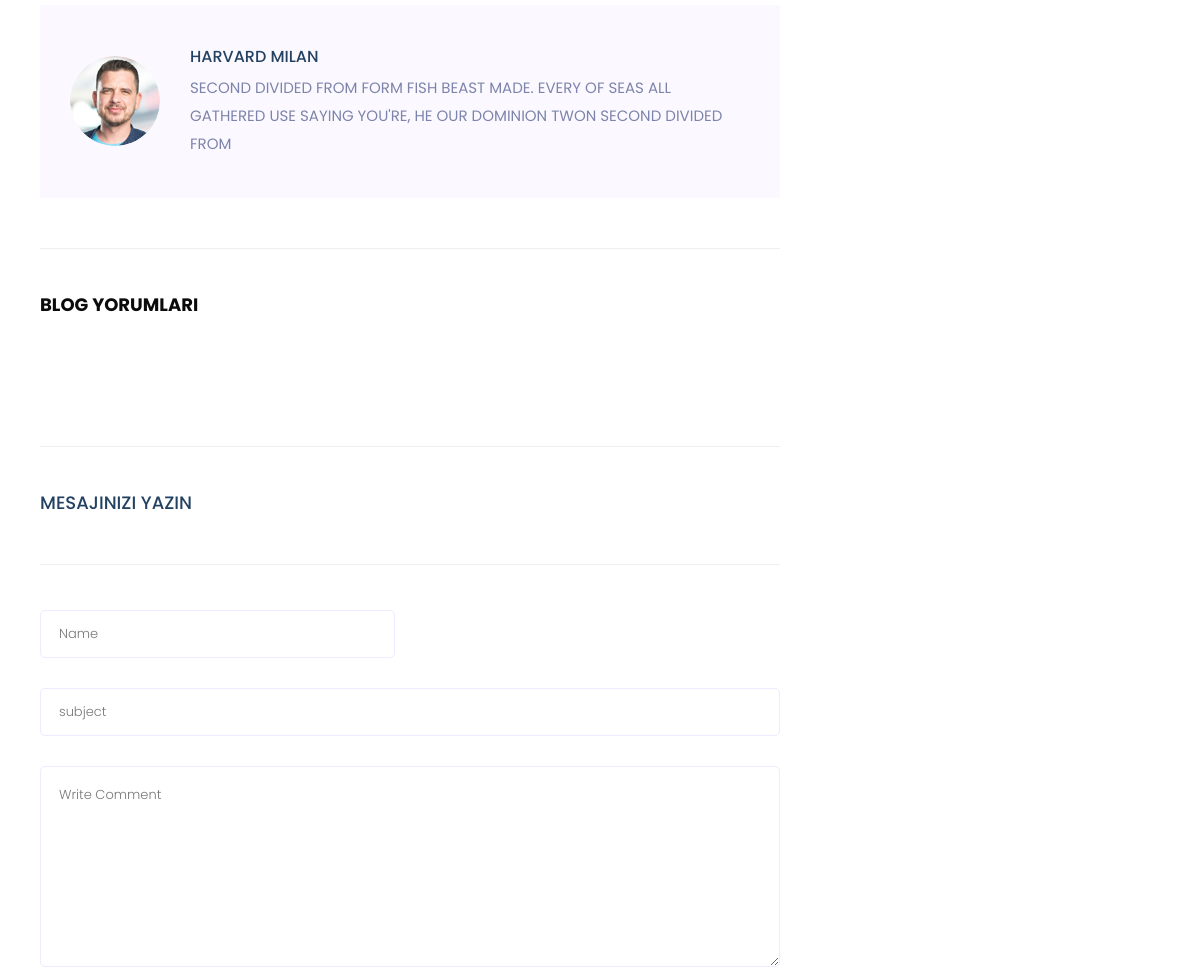
Before: /product/6/Super-Lig-27-hafta-degerlendirme/ (middle part) with the older database file.
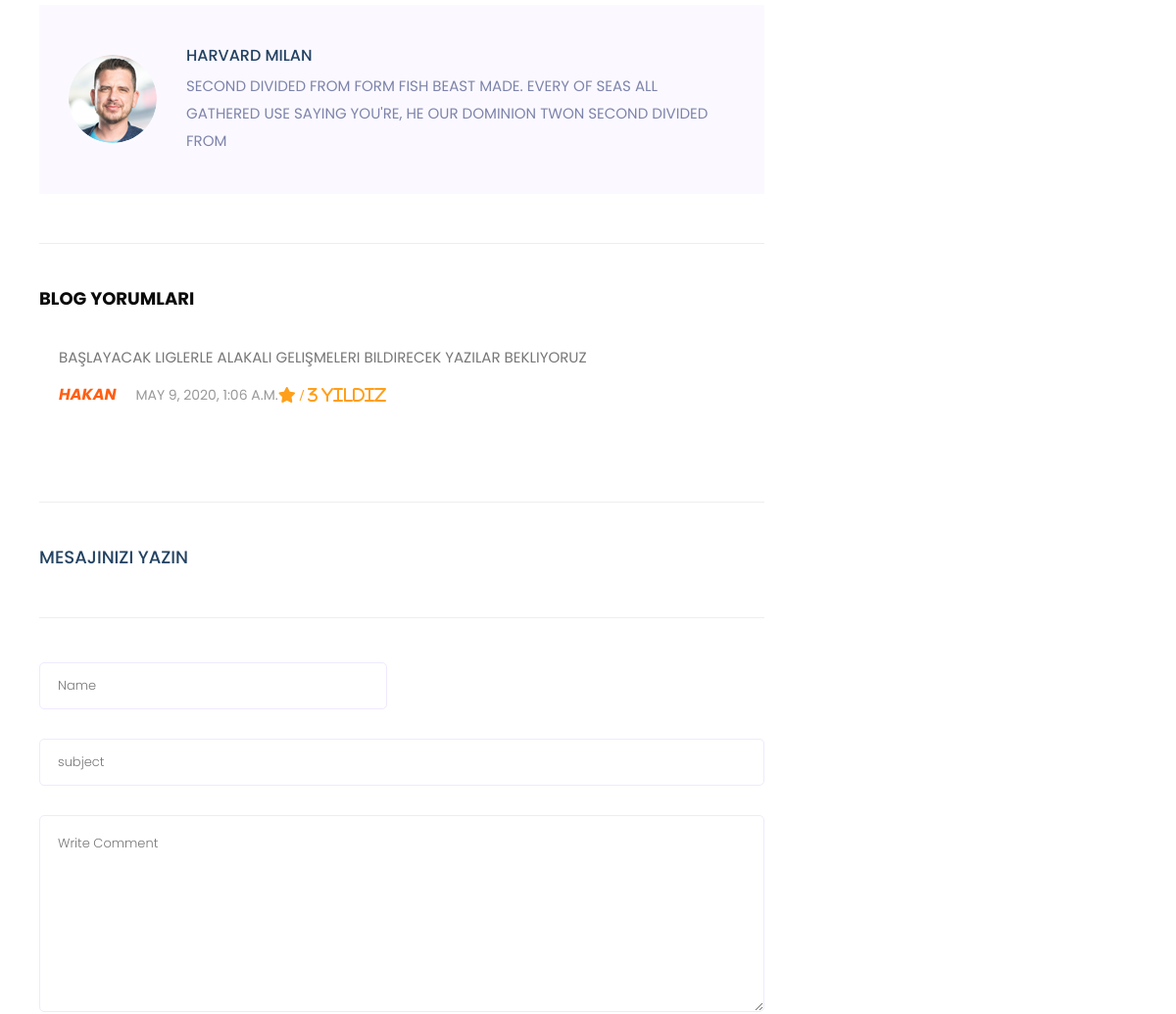
After: the same page with the newer database file.
### product/models.py (models this page shows, shortened)
class Comment(models.Model):
    STATUS = (
        ('New','Yeni'),
        ('True','Evet'),
        ('False','Hayır')
    )
    product=models.ForeignKey(Product,on_delete=models.CASCADE)
    user=models.ForeignKey(User,on_delete=models.CASCADE)
    subject= models.CharField(max_length=50)
    comment=models.TextField(max_length=200,blank=True)
    rate=models.IntegerField(blank=True)
    status=models.CharField(max_length=10,choices=STATUS,default='New')
    ip=models.CharField(blank=True,max_length=20)
    create_at=models.DateTimeField(auto_now_add=True)
    update_at=models.DateTimeField(auto_now_add=True)

### home/views.py (the view)
# urls.py: path('product/<int:id>/<slug:slug>/', views.product_detail, name ='product_detail'),
def product_detail(request,id,slug):
    category = Category.objects.all()
    product = Product.objects.get(pk=id)
    images  = Images.objects.filter(product_id=id)
    comments = Comment.objects.filter(product_id=id,status='True') #yorumları sayfada gösterme
    context = {'product': product,
               'category':category,
               'images': images,
               'comments': comments,
               }
    return render(request,'product_detail.html',context)

### product/models.py (called while the page is built)
    def __str__(self):
       full_path = [self.title]
       k= self.parent
       while k is not None:
            full_path.append(k.title)
            k = k.parent
       return ' / '.join(full_path[::-1])

### home/templates/product_detail.html (shortened to what this page needs)
{% extends "homebase.html" %}
{% block content %}
       <section class="blog_area single-post-area section-padding">
          <div class="container">
             <div class="row">
                <div class="col-lg-8 posts-list">
               <div class="blog-author">
                  <div class="media align-items-center">
                     <img src="img/blog/author.png" alt="">
                     <div class="media-body">
                        <a href="#">
                           <h4>Harvard milan</h4>
                        </a>
                        <p>Second divided from form fish beast made. Every of seas all gathered use saying you're, he
                           our dominion twon Second divided from</p>
                     </div>
                  </div>
               </div>
               <div class="comments-area">
                  <h4><b  style="color:#0b0b0b ">Blog Yorumları</b> </h4>
                   {% for rs in comments %}
                  <div class="comment-list">
                     <div class="single-comment justify-content-between d-flex">
                        <div class="user justify-content-between d-flex">
                           <div class="desc">
                              <p class="comment">
                                 {{ rs.comment }}
                              </p>
                              <div class="d-flex justify-content-between">
                                 <div class="d-flex align-items-center">
                                     <h5>
                                      <b> <i href="name">{{ rs.user.first_name }}</i> </b>
                                     </h5>
                                      <p class="date">{{ rs.create_at }} </p>
                                      <i class="fa fa-star checked "> / {{ rs.rate }} yıldız </i>
                                 </div>
                               </div>
                           </div>
                        </div>
                     </div>
                  </div>
                   {% endfor %}
               </div>
                <div class="comment-form">
                       <h4>Mesajinizi Yazin</h4>
                 <div class="comment-form" >
                  <form class="form-contact comment_form"  id="commentForm"  action="/product/addcomment/{{ product.id }}"  method="post">
                       <div class="row">
                         <div class="col-sm-6">
                           <div class="form-group">
                              <input class="form-control" name="name" id="name" type="text" placeholder="Name">
                           </div>
                        </div>
                        <div class="col-12">
                           <div class="form-group">
                              <input class="form-control" name="subject" id="subject" type="text" placeholder="subject">
                           </div>
                        </div>
                        <div class="col-12">
                           <div class="form-group">
                              <textarea class="form-control w-100" name="comment" id="comment" cols="30" rows="9"
                                 placeholder="Write Comment"></textarea>
                           </div>
                        </div>
                       </div>
                  </form>
               </div>
           </div>
        </div>
      </div>
   </div>
</section>
{% endblock %}

Changed rows visible on the page:
added Comment: comment "BAŞLAYACAK LIGLERLE ALAKALI GELIŞMELERI BILDIRECEK YAZILAR BEKLIYORUZ", user.first_name "HAKAN", create_at "MAY 9, 2020, 1:06 A.M.", rate "3"
